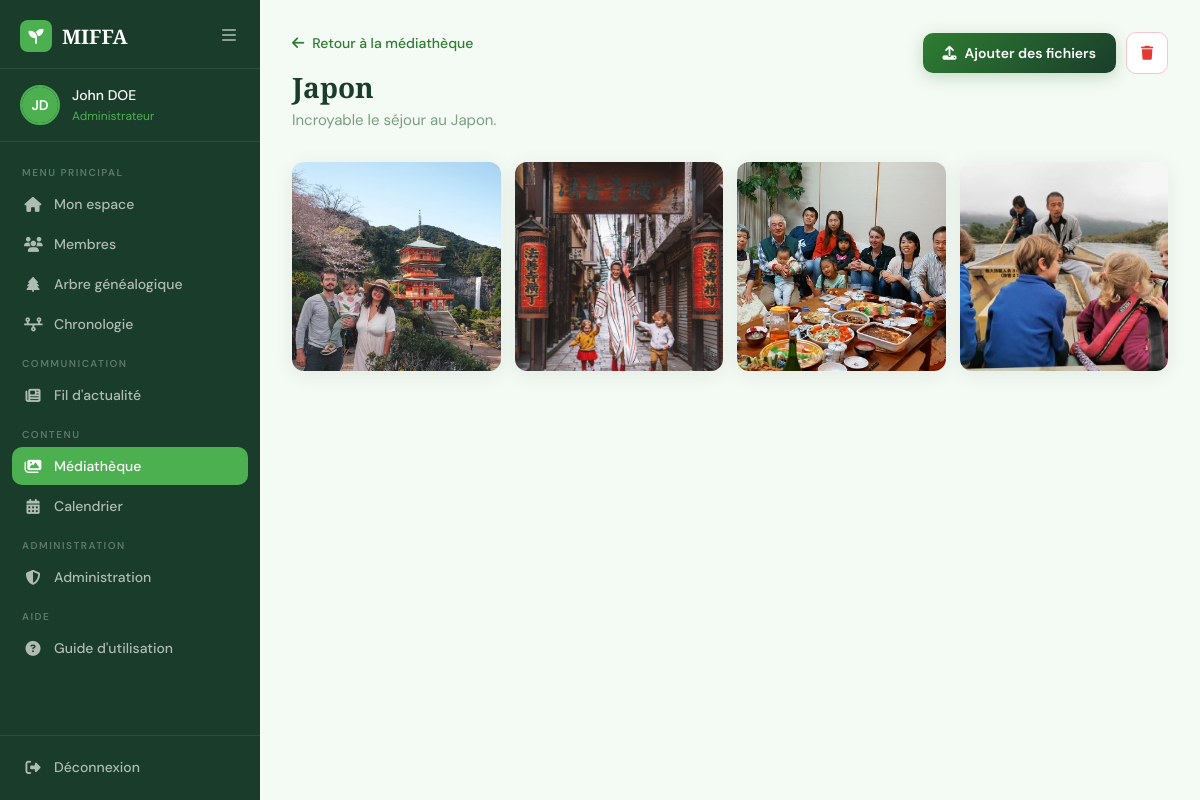
Screenshot of /accounts/media/album/8/ (signed in) with the database file from the repository.
### accounts/models.py (models this page shows)
class User(AbstractUser):
    ROLE_CHOICES = (
        ('admin', 'Administrateur'),
        ('member', 'Membre'),
    )
    GENDER_CHOICES = (
        ('M', 'Homme'),
        ('F', 'Femme'),
    )
    email = models.EmailField(unique=True)
    first_name = models.CharField(max_length=150)
    last_name = models.CharField(max_length=150)
    role = models.CharField(max_length=20, choices=ROLE_CHOICES, default='member')
    photo = models.ImageField(upload_to='profiles/', null=True, blank=True)
    bio = models.TextField(blank=True)
    birth_date = models.DateField(default='2000-01-01')
    profession = models.CharField(max_length=150, blank=True)
    phone = models.CharField(max_length=20, blank=True)
    city = models.CharField(max_length=100, blank=True)
    gender = models.CharField(max_length=1, choices=GENDER_CHOICES)
    hide_email = models.BooleanField(default=False)
    hide_birth_date = models.BooleanField(default=False)
    hide_phone = models.BooleanField(default=False)
    hide_profession = models.BooleanField(default=False)
    hide_city = models.BooleanField(default=False)
    is_deceased = models.BooleanField(default=False)
    deceased_marked_by = models.ForeignKey(
        'self', on_delete=models.SET_NULL,
        null=True, blank=True,
        related_name='marked_deceased'
    )
    deceased_at = models.DateTimeField(null=True, blank=True)
    relation_to_family = models.CharField(max_length=100, blank=True, default='')
    family = models.ForeignKey(
        'Family',
        on_delete=models.SET_NULL,
        null=True, blank=True,
        related_name='members'
    )

class Album(models.Model):
    family = models.ForeignKey(Family, on_delete=models.CASCADE, related_name='albums')
    created_by = models.ForeignKey('User', on_delete=models.SET_NULL, null=True)
    title = models.CharField(max_length=150)
    description = models.TextField(blank=True)
    created_at = models.DateTimeField(auto_now_add=True)
    class Meta:
        ordering = ['-created_at']

class MediaItem(models.Model):
    MEDIA_TYPES = (('image', 'Image'), ('video', 'Vidéo'), ('document', 'Document'))
    album = models.ForeignKey(Album, on_delete=models.CASCADE, related_name='items')
    uploaded_by = models.ForeignKey('User', on_delete=models.SET_NULL, null=True)
    file = models.FileField(upload_to='media_library/')
    media_type = models.CharField(max_length=10, choices=MEDIA_TYPES)
    uploaded_at = models.DateTimeField(auto_now_add=True)
    class Meta:
        ordering = ['-uploaded_at']

### accounts/views.py (the view)
# urls.py: path('media/album/<int:album_id>/', views.album_detail, name='album_detail'),
@login_required
def album_detail(request, album_id):
    album = get_object_or_404(Album, id=album_id, family=request.user.family)
    media_items = album.items.all()
    media_json = [{
        'id': item.id,
        'type': item.media_type,
        'url': item.file.url,
        'name': item.file.name.split('/')[-1],
    } for item in media_items]
    return render(request, 'accounts/album_detail.html', {
        'album': album,
        'media_items': media_items,
        'media_json': json.dumps(media_json),
    })

### accounts/context_processors.py (called while the page is built)
def pending_relation_requests(request):
    if request.user.is_authenticated:
        relation_count = RelationRequest.objects.filter(to_user=request.user, status='pending').count()
        notif_count = Notification.objects.filter(user=request.user, is_read=False).count()
        return {
            'pending_relation_count': relation_count,
            'unread_notif_count': notif_count,
        }
    return {'pending_relation_count': 0, 'unread_notif_count': 0}

### accounts/templates/accounts/album_detail.html (shortened to what this page needs)
{% load static %}
<!DOCTYPE html>
<html lang="fr">
<head>
    <link rel="stylesheet" href="https://cdnjs.cloudflare.com/ajax/libs/font-awesome/6.5.0/css/all.min.css">
    <link rel="stylesheet" href="{% static 'global.css' %}">
    <link rel="stylesheet" href="{% static 'accounts/css/dashboard.css' %}">
    <link rel="stylesheet" href="{% static 'accounts/css/media.css' %}">
</head>
<body>
<aside class="sidebar" id="sidebar">
    <div class="sidebar-header">
        <a href="{% url 'indexOfAccounts' %}" class="logo">
            <div class="logo-icon"><i class="fa-solid fa-seedling"></i></div>
            <span>MIFFA</span>
        </a>
        <button class="sidebar-toggle" onclick="toggleSidebar()">
            <i class="fa-solid fa-bars"></i>
        </button>
    </div>
    <div class="sidebar-user">
        <div class="user-avatar">
            {% if user.photo %}
            <img src="{{ user.photo.url }}" alt="{{ user.first_name }}">
            {% else %}
            <div class="avatar-placeholder">
                {{ user.first_name|first|upper }}{{ user.last_name|first|upper }}
            </div>
            {% endif %}
        </div>
        <div class="user-info">
            <span class="user-name">{{ user.first_name }} {{ user.last_name }}</span>
            <span class="user-role">{{ user.get_role_display }}</span>
        </div>
    </div>
    <nav class="sidebar-nav">
        <div class="nav-section-label">Menu principal</div>
        <a href="{% url 'dashboard' %}" class="nav-item">
            <i class="fa-solid fa-house"></i>
            <span>Mon espace</span>
        </a>
        <a href="{% url 'members_list' %}" class="nav-item">
            <i class="fa-solid fa-users"></i>
            <span>Membres</span>
        </a>
        <a href="{% url 'family_tree' %}" class="nav-item">
            <i class="fa-solid fa-tree"></i>
            <span>Arbre généalogique</span>
        </a>
        <a href="{% url 'timeline_view' %}" class="nav-item">
            <i class="fa-solid fa-timeline"></i>
            <span>Chronologie</span>
        </a>
        <div class="nav-section-label">Communication</div>
        <a href="{% url 'news_feed' %}" class="nav-item">
            <i class="fa-solid fa-newspaper"></i>
            <span>Fil d'actualité</span>
        </a>
        <div class="nav-section-label">Contenu</div>
        <a href="{% url 'media_library' %}" class="nav-item active">
            <i class="fa-solid fa-images"></i>
            <span>Médiathèque</span>
        </a>
        <a href="{% url 'calendar_view' %}" class="nav-item">
            <i class="fa-solid fa-calendar-days"></i>
            <span>Calendrier</span>
        </a>
        {% if user.role == 'admin' %}
        <div class="nav-section-label">Administration</div>
        <a href="{% url 'admin_panel' %}" class="nav-item">
            <i class="fa-solid fa-shield-halved"></i>
            <span>Administration</span>
        </a>
        {% endif %}
        <div class="nav-section-label">Aide</div>
        <a href="{% url 'user_guide' %}" class="nav-item">
            <i class="fa-solid fa-circle-question"></i>
            <span>Guide d'utilisation</span>
        </a>
    </nav>
    <div class="sidebar-footer">
        <a href="{% url 'deconnexion' %}" class="nav-item logout">
            <i class="fa-solid fa-right-from-bracket"></i>
            <span>Déconnexion</span>
        </a>
    </div>
</aside>
<main class="main-content">
    <div class="topbar">
        <div class="topbar-left">
            <a href="{% url 'media_library' %}" class="back-link">
                <i class="fa-solid fa-arrow-left"></i> Retour à la médiathèque
            </a>
            <h1>{{ album.title }}</h1>
            <p>{{ album.description|default:"" }}</p>
        </div>
        <div class="album-actions">
            <button class="btn-new-event" onclick="openModal('uploadModal')">
                <i class="fa-solid fa-upload"></i> Ajouter des fichiers
            </button>
            {% if album.created_by == user or user.role == 'admin' %}
            <form method="POST" action="{% url 'delete_album' album.id %}"
                  onsubmit="return confirm('Supprimer cet album et tout son contenu ?');">
                <button type="submit" class="btn-danger-outline"><i class="fa-solid fa-trash"></i></button>
            </form>
            {% endif %}
        </div>
    </div>
    {% if media_items %}
    <div class="media-grid">
        {% for item in media_items %}
        <div class="media-item" onclick="openViewer({{ item.id }})">
            {% if item.media_type == 'image' %}
            <img src="{{ item.file.url }}" alt="">
            {% elif item.media_type == 'video' %}
            <div class="media-video-thumb">
                <i class="fa-solid fa-play"></i>
            </div>
            {% else %}
            <div class="media-doc-thumb">
                <i class="fa-solid fa-file-lines"></i>
                <span>{{ item.file.name|slice:"-12:" }}</span>
            </div>
            {% endif %}
        </div>
        {% endfor %}
    </div>
    {% endif %}
</main>
</body>
</html>

### static/global.css (style rules this page uses)
:root { --green-deep: #1a3d2b; --green-mid: #2e7d32; --green-soft: #4caf50; --green-light: #e8f5e9; --green-pale: #f4faf4; --cream: #fdfaf5; --text-dark: #1a2e1f; --text-mid: #3d5a42; --text-light: #7a9e80; --white: #ffffff; --red: #e53935; --border: #c8e6c9; --shadow: 0 8px 32px rgba(26,61,43,0.12); }
* { margin: 0; padding: 0; box-sizing: border-box; }
html { scroll-behavior: smooth; }
body { font-family: 'DM Sans', sans-serif; background: var(--cream); color: var(--text-dark); overflow-x: hidden; }
.logo { display: flex; align-items: center; gap: 10px; font-family: 'Playfair Display', serif; font-size: 24px; font-weight: 700; color: var(--green-deep); text-decoration: none; }
.logo-icon { width: 38px; height: 38px; background: var(--green-mid); border-radius: 10px; display: flex; align-items: center; justify-content: center; color: white; font-size: 18px; }
.back-link { display: inline-flex; align-items: center; gap: 8px; color: var(--green-mid); text-decoration: none; font-size: 14px; font-weight: 500; margin-bottom: 16px; transition: gap 0.2s; }

### accounts/static/accounts/css/dashboard.css (style rules this page uses)
:root { --green-deep: #1a3d2b; --green-mid: #2e7d32; --green-soft: #4caf50; --green-light: #e8f5e9; --green-pale: #f4faf4; --cream: #fdfaf5; --text-dark: #1a2e1f; --text-mid: #3d5a42; --text-light: #7a9e80; --white: #ffffff; --red: #e53935; --border: #e0ebe0; --shadow: 0 4px 20px rgba(26,61,43,0.08); --sidebar-w: 260px; }
* { margin: 0; padding: 0; box-sizing: border-box; }
body { font-family: 'DM Sans', sans-serif; background: var(--green-pale); color: var(--text-dark); display: flex; min-height: 100vh; }
.sidebar { width: var(--sidebar-w); background: var(--green-deep); display: flex; flex-direction: column; position: fixed; top: 0; left: 0; bottom: 0; z-index: 100; transition: width 0.3s; overflow: hidden; }
.sidebar-header { display: flex; align-items: center; justify-content: space-between; padding: 20px 20px 16px; border-bottom: 1px solid rgba(255,255,255,0.08); }
.logo { display: flex; align-items: center; gap: 10px; font-family: 'Playfair Display', serif; font-size: 20px; font-weight: 700; color: white; text-decoration: none; }
.logo-icon { width: 32px; height: 32px; background: var(--green-soft); border-radius: 8px; display: flex; align-items: center; justify-content: center; font-size: 15px; color: white; flex-shrink: 0; }
.sidebar-toggle { background: none; border: none; color: rgba(255,255,255,0.5); cursor: pointer; font-size: 16px; padding: 4px; transition: color 0.2s; }
.sidebar-user { display: flex; align-items: center; gap: 12px; padding: 16px 20px; border-bottom: 1px solid rgba(255,255,255,0.08); }
.user-avatar { width: 40px; height: 40px; border-radius: 50%; overflow: hidden; flex-shrink: 0; border: 2px solid var(--green-soft); }
.avatar-placeholder { width: 100%; height: 100%; background: var(--green-soft); display: flex; align-items: center; justify-content: center; color: white; font-size: 14px; font-weight: 600; }
.user-info { overflow: hidden; }
.user-name { display: block; font-size: 14px; font-weight: 500; color: white; white-space: nowrap; overflow: hidden; text-overflow: ellipsis; }
.user-role { font-size: 12px; color: var(--green-soft); }
.sidebar-nav { flex: 1; padding: 12px 12px; overflow-y: auto; }
.nav-section-label { font-size: 10px; font-weight: 600; letter-spacing: 1.5px; text-transform: uppercase; color: rgba(255,255,255,0.3); padding: 12px 10px 6px; white-space: nowrap; }
.nav-item { display: flex; align-items: center; gap: 12px; padding: 10px 12px; border-radius: 10px; color: rgba(255,255,255,0.65); text-decoration: none; font-size: 14px; font-weight: 500; transition: all 0.2s; margin-bottom: 2px; white-space: nowrap; }
.nav-item i { font-size: 15px; flex-shrink: 0; width: 18px; text-align: center; }
.nav-item.active { background: var(--green-soft); color: white; }
.sidebar-footer { padding: 12px; border-top: 1px solid rgba(255,255,255,0.08); }
.main-content { margin-left: var(--sidebar-w); flex: 1; padding: 32px; transition: margin-left 0.3s; min-height: 100vh; }
.topbar { display: flex; justify-content: space-between; align-items: flex-start; margin-bottom: 32px; }
.topbar-left h1 { font-family: 'Playfair Display', serif; font-size: 28px; color: var(--green-deep); margin-bottom: 4px; }
.topbar-left p { font-size: 15px; color: var(--text-light); }

### rows the page displays
User: first_name|first "J", last_name|first "D", first_name "John", last_name "DOE", role "Administrateur"
Album: title "Japon", description "Incroyable le séjour au Japon."
MediaItem: file (picture)
MediaItem: file (picture)
MediaItem: file (picture)
MediaItem: file (picture)
